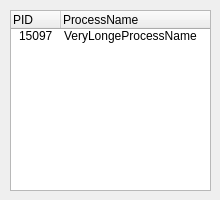
<?xml version="1.0" encoding="UTF-8"?>
<ui version="4.0">
 <class>Dialog</class>
 <widget class="QDialog" name="Dialog">
  <property name="geometry">
   <rect>
    <x>0</x>
    <y>0</y>
    <width>220</width>
    <height>200</height>
   </rect>
  </property>
  <property name="windowTitle">
   <string>Chose Process</string>
  </property>
  <property name="windowIcon">
   <iconset>
    <normaloff>../../Dropbox/Win/Projetos/Injector/a.ico</normaloff>../../Dropbox/Win/Projetos/Injector/a.ico</iconset>
  </property>
  <widget class="QTreeWidget" name="treeWidget">
   <property name="geometry">
    <rect>
     <x>10</x>
     <y>10</y>
     <width>201</width>
     <height>181</height>
    </rect>
   </property>
   <property name="autoScroll">
    <bool>true</bool>
   </property>
   <property name="autoScrollMargin">
    <number>2</number>
   </property>
   <property name="alternatingRowColors">
    <bool>true</bool>
   </property>
   <property name="textElideMode">
    <enum>Qt::ElideLeft</enum>
   </property>
   <property name="indentation">
    <number>5</number>
   </property>
   <attribute name="headerDefaultSectionSize">
    <number>50</number>
   </attribute>
   <attribute name="headerHighlightSections">
    <bool>true</bool>
   </attribute>
   <attribute name="headerMinimumSectionSize">
    <number>30</number>
   </attribute>
   <column>
    <property name="text">
     <string>PID</string>
    </property>
   </column>
   <column>
    <property name="text">
     <string>ProcessName</string>
    </property>
   </column>
   <item>
    <property name="text">
     <string>15097</string>
    </property>
    <property name="text">
     <string>VeryLongeProcessName</string>
    </property>
   </item>
  </widget>
 </widget>
 <resources/>
 <connections/>
</ui>
